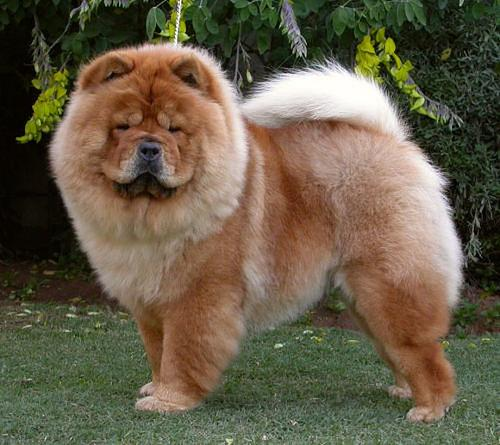
#> input picture dataset/Chow/n02112137_10457.jpg, 500 x 445 px, given as the content of the folder C:/Dataset/Softmax/Beagle, which was not available
$ jupyter execute '15-Complete Project.ipynb'   (shell and % lines are left out)   (text cells are left out)
#> lines starting #> are read from the running program, lines starting #| are printed output that depends on the picture; pictures that were not available may be replaced by others from this repository, and a replacement may not be noted
[cell 1]
import numpy as np
import os
import cv2
import matplotlib.pyplot as plt
import random
from sklearn.model_selection import train_test_split
from sklearn.metrics import accuracy_score
import math

[cell 2]
DATADIR = "C:/Dataset/Softmax/"
CATEGORIES = ["Beagle", "Bernese", "Boxer", "Chihuahua", "Chow",
              "Dingo","Doberman", "French_Bulldog", "German","Great_Dane",
              "Husky", "Lab", "Lhasa", "Malamute", "Pomerian",
              "Poodle", "Pug", "Rottweiler", "Samoyed", "Shi_Tsu"]
img_size = 64

[cell 3]
data = []

def load_data():
    for category in CATEGORIES:

        path = os.path.join(DATADIR, category)
        class_num = CATEGORIES.index(category)

        for img in os.listdir(path):

            img_array = cv2.imread(os.path.join(path, img))
#> img_array is the input picture: shape (445, 500, 3); mean B, G, R 71.9, 92.9, 102.7
            new_array = cv2.resize(img_array,(img_size,img_size))
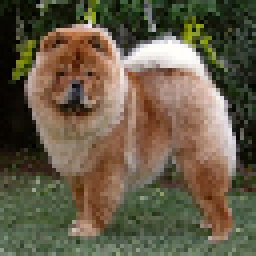
#> new_array: shape (64, 64, 3) (shown 4 times larger); mean B, G, R 71.7, 92.7, 102.6
            data.append([new_array, class_num])

[cell 4]
load_data()
print("No. of images: " + str(len(data)))
random.shuffle(data)

[cell 5]
X = []
y_unsorted = []

for features, label in data:

    X.append(features)
    y_unsorted.append(label)

[cell 6]
def one_hot(labels,C):
#> called with C = 20
    mapping = {}
    for i in range(C):
        mapping[i]=i
    one_hot_encode = []
    for l in labels:
        arr = list(np.zeros(C, dtype = int))
        arr[mapping[l]] = 1
        one_hot_encode.append(arr)
    return one_hot_encode

[cell 7]
y = one_hot(y_unsorted, len(CATEGORIES))

[cell 8]
X = np.array(X)
y = np.array(y)
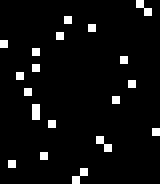
#> y: shape (23, 20) int64 (shown 8 times larger); values 0 (black) and 1 (white), 5% white in thin lines or dots

print("Shape of X = "+ str(X.shape))
#| Shape of X = (23, 64, 64, 3)
print("Shape of y = " + str(y.shape))
#| Shape of y = (23, 20)

[cell 9]
x_train,x_test,y_train,y_test=train_test_split(X,y,test_size=0.2)

[cell 10]
y_train = y_train.T
y_test = y_test.T

[cell 11]
m_train = x_train.shape[0]
m_test = x_test.shape[0]
num_px = x_train.shape[1]

print ("Number of training examples: m_train = " + str(m_train))
#| Number of training examples: m_train = 18
print ("Number of testing examples: m_test = " + str(m_test))
#| Number of testing examples: m_test = 5
print ("Height/Width of each image: num_px = " + str(num_px))
#| Height/Width of each image: num_px = 64
print ("Each image is of size: (" + str(num_px) + ", " + str(num_px) + ", 3)")
#| Each image is of size: (64, 64, 3)
print ("train_set_x shape: " + str(x_train.shape))
#| train_set_x shape: (18, 64, 64, 3)
print ("train_set_y shape: " + str(y_train.shape))
#| train_set_y shape: (20, 18)
print ("test_set_x shape: " + str(x_test.shape))
#| test_set_x shape: (5, 64, 64, 3)
print ("test_set_y shape: " + str(y_test.shape))
#| test_set_y shape: (20, 5)

[cell 12]
train_set_x_flatten = x_train.reshape(x_train.shape[0], -1).T
test_set_x_flatten = x_test.reshape(x_test.shape[0], -1).T

print ("train_set_x_flatten shape: " + str(train_set_x_flatten.shape))
#| train_set_x_flatten shape: (12288, 18)
print ("train_set_y shape: " + str(y_train.shape))
#| train_set_y shape: (20, 18)
print ("test_set_x_flatten shape: " + str(test_set_x_flatten.shape))
#| test_set_x_flatten shape: (12288, 5)
print ("test_set_y shape: " + str(y_test.shape))
#| test_set_y shape: (20, 5)
print ("sanity check after reshaping: " + str(train_set_x_flatten[0:5,0]))

[cell 13]
x_train = train_set_x_flatten/255.
x_test = test_set_x_flatten/255.

[cell 14]
x_train.shape[1]

[cell 15]
input_layer = x_train.shape[0]
output_layer = y.shape[1]

[cell 16]
# [6 lines left out: function relu, not called in this run]

[cell 17]
# [7 lines left out: function relu_backward, not called in this run]

[cell 18]
def sigmoid(Z):

    A = 1 / (1+np.exp(-Z))
    cache = Z

    return A, cache

[cell 19]
def sigmoid_backward(dA, cache):

    Z = cache
    s = 1/(1+np.exp(-Z))
    dZ = dA * s * (1 - s)

    return dZ

[cell 20]
def softmax(Z):

    e_x = np.exp(Z - np.max(Z))
    A = e_x / e_x.sum(axis=0, keepdims=True)
    cache = Z

    return A, cache

[cell 21]
def init_params(layer_dims):

    parameters = {}
    L = len(layer_dims)

    for l in range(1, L):
        parameters['W' + str(l)] = np.random.randn(layer_dims[l], layer_dims[l-1]) * (np.sqrt(2. / layer_dims[l-1]))
        parameters['b' + str(l)] = np.zeros((layer_dims[l], 1))

    return parameters

[cell 22]
def initialize_adam(parameters) :

    L = len(parameters) // 2
    v = {}
    s = {}

    for l in range(L):

        v["dW" + str(l+1)] = np.zeros(parameters["W" + str(l+1)].shape)
        v["db" + str(l+1)] = np.zeros(parameters["b" + str(l+1)].shape)
        s["dW" + str(l+1)] = np.zeros(parameters["W" + str(l+1)].shape)
        s["db" + str(l+1)] = np.zeros(parameters["b" + str(l+1)].shape)

    return v, s

[cell 23]
# [31 lines left out: function mini_batches, not called in this run]

[cell 24]
def drop_out_matrices(layer_dims, m, keep_prob):

    D = {}
    L = len(layer_dims)

    for l in range(L):

        D[str(l)] = np.random.rand(layer_dims[l], m)
        D[str(l)] = D[str(l)] < keep_prob[l]

        assert(D[str(l)].shape == (layer_dims[l], m))

    return D

[cell 25]
def linear_forward(A, W, b):

    Z = W.dot(A) + b
    cache = (A, W, b)

    return Z, cache

[cell 26]
def linear_activation_forward(A_prev, W, b, activation):

    if activation == "relu":

        Z, linear_cache = linear_forward(A_prev, W, b)
        A, activation_cache = relu(Z)

    if activation == "sigmoid":

        Z, linear_cache = linear_forward(A_prev, W, b)
        A, activation_cache = sigmoid(Z)

    if activation == "softmax":

        Z, linear_cache = linear_forward(A_prev, W, b)
        A, activation_cache = softmax(Z)

    cache = (linear_cache, activation_cache)
    return A, cache

[cell 27]
def forwardpass(X, parameters):

    caches = []
    A = X
    L = len(parameters) // 2

    for l in range(1, L):

        A_prev = A
        A, cache = linear_activation_forward(A_prev, parameters['W' + str(l)], parameters["b" + str(l)], activation="sigmoid")
        caches.append(cache)

    AL, cache = linear_activation_forward(A, parameters["W" + str(L)], parameters["b" + str(L)], activation="softmax")
    caches.append(cache)

    return AL, caches

[cell 28]
def forwardpass_dropout(X, parameters, D, keep_prob):

    caches = []
    A = X
    A = np.multiply(A, D[str(0)])
    A /= keep_prob[0]
    L = len(parameters) // 2

    for l in range(1, L):

        A_prev = A
        A, cache = linear_activation_forward(A_prev, parameters['W' + str(l)], parameters["b" + str(l)], activation="sigmoid")
        A = np.multiply(A, D[str(l)])
        A /= keep_prob[l]
        caches.append(cache)

    AL, cache = linear_activation_forward(A, parameters["W" + str(L)], parameters["b" + str(L)], activation="softmax")
    AL = np.multiply(AL, D[str(L)])
    AL /= keep_prob[L]

    caches.append(cache)

    return AL, caches

[cell 29]
def compute_cost(Y, AL):

    cost = (-np.mean(Y * np.log(AL + 1e-8)))

    return cost

[cell 30]
def compute_cost_l2(Y, AL, parameters, lambd):

    m = Y.shape[1]
    L = len(parameters) // 2
    W_r = np.zeros((1,1))

    for l in range(L):

        W = parameters["W" + str(l+1)]
        W = np.sum(np.square(W))
        W_r += W

    cost = (-np.mean(Y * np.log(AL + 1e-8))) + ((lambd/(2*m)) * W_r)

    return cost

[cell 31]
def linear_backward(dZ, cache):

    A_prev, W, b = cache
    n = A_prev.shape[1]

    dW = 1./n * np.dot(dZ, A_prev.T)
    db = 1./n * np.sum(dZ, axis=1, keepdims=True)
    dA_prev = np.dot(W.T, dZ)

    return dA_prev, dW, db

[cell 32]
def linear_backward_l2(dZ, cache, lambd):

    A_prev, W, b = cache
    n = A_prev.shape[1]

    dW = 1./n * np.dot(dZ, A_prev.T) + (lambd/n)*W
    db = 1./n * np.sum(dZ, axis=1, keepdims=True)
    dA_prev = np.dot(W.T, dZ)

    return dA_prev, dW, db

[cell 33]
def linear_activation_backward(dA, cache, activation):

    linear_cache, activation_cache = cache

    if activation == "relu":

        dZ = relu_backward(dA, activation_cache)

    if activation == "sigmoid":

        dZ = sigmoid_backward(dA, activation_cache)

    elif activation == "softmax":

        dZ = dA

    dA_prev, dW, db = linear_backward(dZ, linear_cache)

    return dA_prev, dW, db

[cell 34]
def linear_activation_backward_l2(dA, cache, activation):

    linear_cache, activation_cache = cache

    if activation == "relu":

        dZ = relu_backward(dA, activation_cache)

    if activation == "sigmoid":

        dZ = sigmoid_backward(dA, activation_cache)

    elif activation == "softmax":

        dZ = dA

    dA_prev, dW, db = linear_backward_l2(dZ, linear_cache, lambd = 0.72)

    return dA_prev, dW, db

[cell 35]
def backwardpass(AL, Y, caches):

    grads = {}
    L = len(caches)
    n = AL.shape[1]
    Y = Y.reshape(AL.shape)
    dAL = AL - Y
    curr_cache = caches[L-1]

    grads["dA" + str(L-1)], grads["dW" + str(L)], grads["db" + str(L)] = linear_activation_backward(dAL, curr_cache, activation="softmax")

    for l in reversed(range(L-1)):

        curr_cache = caches[l]
        dA_prev, dW, db = linear_activation_backward(grads["dA" + str(l+1)], curr_cache, activation = "sigmoid")

        grads["dA" + str(l)] = dA_prev
        grads["dW" + str(l + 1)] = dW
        grads["db" + str(l + 1)] = db

    return grads

[cell 36]
def backwardpass_l2(AL, Y, caches):

    grads = {}
    L = len(caches)
    n = AL.shape[1]
    Y = Y.reshape(AL.shape)
    dAL = AL - Y
    curr_cache = caches[L-1]

    grads["dA" + str(L-1)], grads["dW" + str(L)], grads["db" + str(L)] = linear_activation_backward_l2(dAL, curr_cache, activation="softmax")

    for l in reversed(range(L-1)):

        curr_cache = caches[l]
        dA_prev, dW, db = linear_activation_backward_l2(grads["dA" + str(l+1)], curr_cache, activation = "sigmoid")

        grads["dA" + str(l)] = dA_prev
        grads["dW" + str(l + 1)] = dW
        grads["db" + str(l + 1)] = db

    return grads

[cell 37]
def backwardpass_dropout(AL, Y, D, keep_prob, caches):

    grads = {}
    L = len(caches)
    n = AL.shape[1]
    Y = Y.reshape(AL.shape)
    dAL = AL - Y
    dAL = np.multiply(dAL, D[str(L)])
    dAL /= keep_prob[L]
    curr_cache = caches[L-1]

    grads["dA" + str(L-1)], grads["dW" + str(L)], grads["db" + str(L)] = linear_activation_backward(dAL, curr_cache, activation="softmax")
    grads["dA" + str(L-1)] = np.multiply(grads["dA" + str(L-1)], D[str(L-1)])
    grads["dA" + str(L-1)] /= keep_prob[L-1]

    for l in reversed(range(L-1)):

        curr_cache = caches[l]
        dA_prev, dW, db = linear_activation_backward(grads["dA" + str(l+1)], curr_cache, activation = "sigmoid")
        grads["dA" + str(l+1)] = np.multiply(grads["dA" + str(l+1)], D[str(l+1)])
        grads["dA" + str(l+1)] /= keep_prob[l-1]


        grads["dA" + str(l)] = dA_prev
        grads["dW" + str(l + 1)] = dW
        grads["db" + str(l + 1)] = db

    return grads

[cell 38]
# [28 lines left out: function backwardpass_dropout_l2, not called in this run]

[cell 39]
def update_parameters(parameters, grads, learning_rate):

    L = len(parameters) // 2

    for l in range(1,L+1):

        parameters["W" + str(l)] = parameters["W" + str(l)] - learning_rate * grads["dW" + str(l)]
        parameters["b" + str(l)] = parameters["b" + str(l)] - learning_rate * grads["db" + str(l)]

    return parameters

[cell 40]
def update_parameters_with_adam(parameters, grads, v, s, t, learning_rate, beta1, beta2,  epsilon):

    L = len(parameters) // 2
    v_corrected = {}
    s_corrected = {}

    for l in range(L):

        v["dW" + str(l+1)] = beta1*v["dW" + str(l+1)] + (1-beta1)*grads['dW' + str(l+1)]
        v["db" + str(l+1)] = beta1*v["db" + str(l+1)] + (1-beta1)*grads['db' + str(l+1)]

        v_corrected["dW" + str(l+1)] = v["dW" + str(l+1)]/(1-np.power(beta1,t))
        v_corrected["db" + str(l+1)] = v["db" + str(l+1)]/(1-np.power(beta1,t))

        s["dW" + str(l+1)] = beta2*s["dW" + str(l+1)]+(1-beta2)*np.power(grads['dW' + str(l+1)],2)
        s["db" + str(l+1)] = beta2*s["db" + str(l+1)]+(1-beta2)*np.power(grads['db' + str(l+1)],2)

        s_corrected["dW" + str(l+1)] = s["dW" + str(l+1)]/(1-np.power(beta2,t))
        s_corrected["db" + str(l+1)] = s["db" + str(l+1)]/(1-np.power(beta2,t))

        parameters["W" + str(l+1)] = parameters["W" + str(l+1)]-learning_rate*v_corrected["dW" + str(l+1)]/np.sqrt(s_corrected["dW" + str(l+1)] +epsilon)
        parameters["b" + str(l+1)] = parameters["b" + str(l+1)]-learning_rate*v_corrected["db" + str(l+1)]/np.sqrt(s_corrected["db" + str(l+1)]+epsilon)

    return parameters, v, s

[cell 41]
def predict(X, y):

    predictions, caches = forwardpass(X, parameters)

    return predictions

[cell 42]
def make_pred(X, y):

    predictions = predict(X, y)

    y_hat = np.argmax(predictions, axis = 0)
    y_label = np.argmax(y, axis = 0)

    return y_hat, y_label

[cell 43]
m = x_train.shape[1]
layer_dims = [input_layer, 55, 10, output_layer]
keep_prob = [1, 0.5, 0.8, 1]

[cell 44]
def model(X, Y, layer_dims, learning_rate, epochs, print_cost = True):

#> called with X = array of shape (12288, 18), Y = array of shape (20, 18), learning_rate = 0.00831, epochs = 100, print_cost = True
    costs = []
    #t = 0

    parameters = init_params(layer_dims)
    v, s = initialize_adam(parameters)


    for i in range(epochs):

        AL, caches = forwardpass(X, parameters)
        cost = compute_cost(Y, AL)
        grads = backwardpass(AL, Y, caches)
        parameters = update_parameters(parameters, grads, learning_rate)
        # [5 lines of commented-out code are left out]

        if print_cost and i % 10 == 0:
            print("Cost after iteration %i: %f" % (i, cost))
        if i % 5 == 0:
            costs.append(cost)

    plt.plot(np.squeeze(costs))
    plt.ylabel('cost')
    plt.xlabel('iterations (per 10s)')
    plt.title("Learning rate = " + str(learning_rate))
    plt.show()
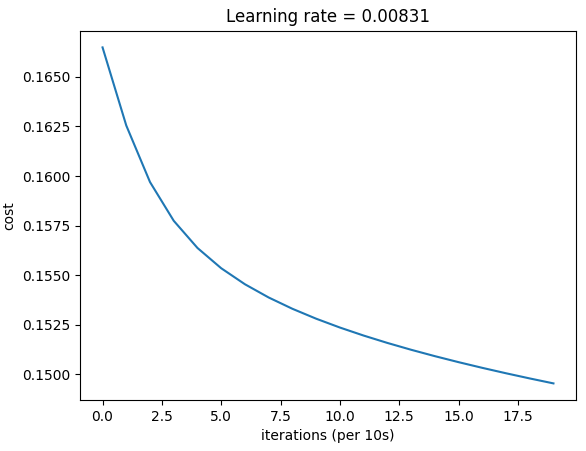
#> figure drawn by matplotlib, 1 panel; curve peaks at x = 0, y = 0.166

    return parameters

[cell 45]
parameters = model(x_train, y_train, layer_dims,
                   learning_rate = 0.00831,
                   epochs = 100)

[cell 46]
y_hat, y_label = make_pred(x_train, y_train)
score = accuracy_score(y_label, y_hat)
print("Training accuracy: " + str(score * 100) + " %")

y_hat, y_label = make_pred(x_test, y_test)
score = accuracy_score(y_label, y_hat)
print("Testing accuracy: " + str(score * 100) + " %")

[cell 47]
def model_decay(X, Y, layer_dims, learning_rate, epochs, decay, alpha_zero, print_cost = True):

#> called with X = array of shape (12288, 18), Y = array of shape (20, 18), learning_rate = 0.00831, epochs = 100, decay = 0.05, alpha_zero = 0.00831, print_cost = True
    costs = []
    #t = 0

    parameters = init_params(layer_dims)
    #v, s = initialize_adam(parameters)


    for i in range(epochs):

        AL, caches = forwardpass(X, parameters)
        cost = compute_cost(Y, AL)
        grads = backwardpass(AL, Y, caches)
        parameters = update_parameters(parameters, grads, learning_rate)
        #t = t + 1
        #parameters, v, s = update_parameters_with_adam(parameters, grads, v, s, t, learning_rate,
                                 #beta1 = 0.9, beta2 = 0.999,  epsilon = 1e-8)

        learning_rate = alpha_zero/(1+decay*i)

        if print_cost and i % 10 == 0:
            print("Cost after iteration %i: %f" % (i, cost))
        if i % 5 == 0:
            costs.append(cost)

    plt.plot(np.squeeze(costs))
    plt.ylabel('cost')
    plt.xlabel('iterations (per 10s)')
    plt.title("Learning rate = " + str(learning_rate))
    plt.show()
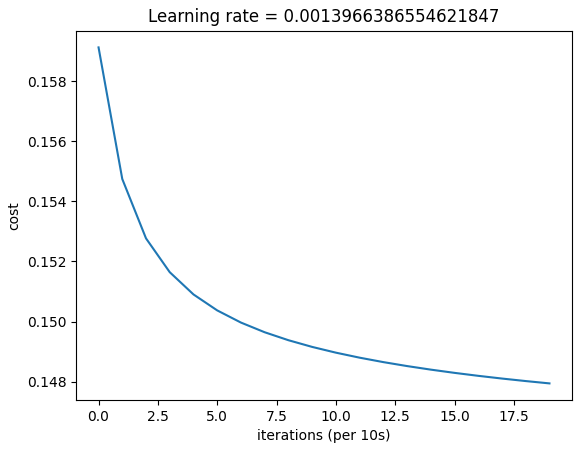
#> figure drawn by matplotlib, 1 panel; curve peaks at x = 0, y = 0.159

    return parameters

[cell 48]
parameters = model_decay(x_train, y_train, layer_dims,
                   decay = 0.05,
                   alpha_zero = 0.00831,
                   learning_rate = 0.00831,
                   epochs = 100)

[cell 49]
y_hat, y_label = make_pred(x_train, y_train)
score = accuracy_score(y_label, y_hat)
print("Training accuracy: " + str(score * 100) + " %")

y_hat, y_label = make_pred(x_test, y_test)
score = accuracy_score(y_label, y_hat)
print("Testing accuracy: " + str(score * 100) + " %")

[cell 50]
def model_l2(X, Y, layer_dims, learning_rate, epochs, lambd, print_cost = True):

#> called with X = array of shape (12288, 18), Y = array of shape (20, 18), learning_rate = 0.00831, epochs = 100, lambd = 0.72, print_cost = True
    costs = []
    #t = 0

    parameters = init_params(layer_dims)
    #v, s = initialize_adam(parameters)


    for i in range(epochs):

        AL, caches = forwardpass(X, parameters)
        cost = compute_cost_l2(Y, AL, parameters, lambd)
        grads = backwardpass_l2(AL, Y, caches)
        parameters = update_parameters(parameters, grads, learning_rate)
        # [5 lines of commented-out code are left out]

        if print_cost and i % 10 == 0:
            print("Cost after iteration %i: %f" % (i, cost))
        if i % 5 == 0:
            costs.append(cost)

    plt.plot(np.squeeze(costs))
    plt.ylabel('cost')
    plt.xlabel('iterations (per 10s)')
    plt.title("Learning rate = " + str(learning_rate))
    plt.show()
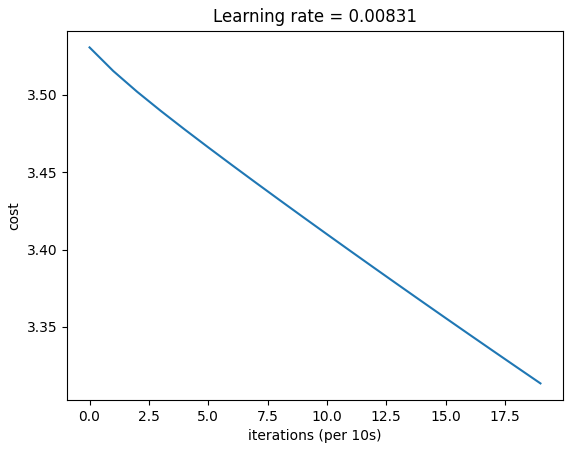
#> figure drawn by matplotlib, 1 panel; curve peaks at x = 0, y = 3.53
#> (the rest of the program and of its run is left out)
